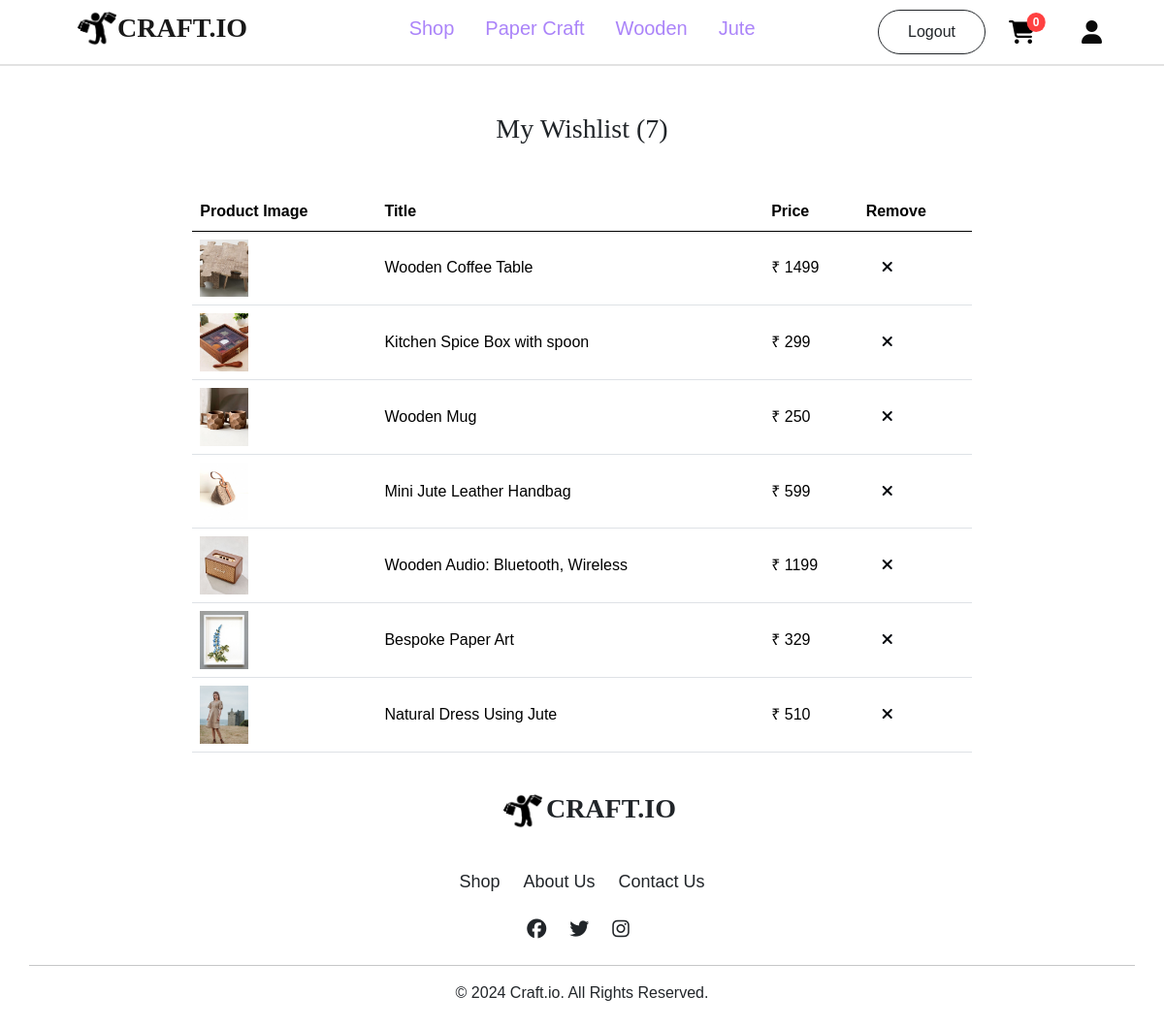
The app's page /customer/wishlist/ (signed in) with its own data.
### account/models.py (models this page shows, shortened)
class Wishlist(models.Model):
    user = models.ForeignKey(User, on_delete=models.CASCADE)
    product = models.ForeignKey(Productss, on_delete=models.CASCADE)

class Productss(models.Model):
    title=models.CharField(max_length=100)
    description=models.CharField(max_length=500)
    price=models.IntegerField()
    offerprice=models.IntegerField()
    image=models.ImageField(upload_to='product_images')
    stock=models.IntegerField()
    ShippingFee=models.CharField(max_length=100,default='Free')
    created_at = models.DateTimeField(default=timezone.now)
    options=(
        ('PaperCraft','PaperCraft'),
        ('Wooden','Wooden'),
        ('Jute','Jute'),
    )
    category=models.CharField(max_length=100,choices=options)

### customer/views.py (the view)
    def inner(request, *args, **kw):
        if request.user.is_authenticated:
            return fn(request, *args, **kw)
        else:
            messages.error(request, 'Please login First!!')
            return redirect('login')

### customer/context_processors.py (called while the page is built)
def item_count(request):
    if request.user.is_authenticated:
        cart_count=Cart.objects.filter(user=request.user).count()
        wishlist_count=Wishlist.objects.filter(user=request.user).count()
        order_count=Orders.objects.filter(user=request.user).count()
        return {'cart':cart_count,'wishlist':wishlist_count,'order':order_count}
    else:
        return {"cart":0,'wishlist':0,"order":0}

### customer/views.py (called while the page is built)
def signin_required(fn):
    def inner(request, *args, **kw):
        if request.user.is_authenticated:
            return fn(request, *args, **kw)
        else:
            messages.error(request, 'Please login First!!')
            return redirect('login')
    return inner

@signin_required
def wishlist_view(request):
    wishlist_items = Wishlist.objects.filter(user=request.user)
    return render(request, 'wishlist.html', {'wishlist_items': wishlist_items})

### customer/templates/wishlist.html
{% extends 'navbar.html' %}
{% block content %}
    {% if wishlist_items %}
    <div class="container mt-5">
        <h3 class="text-center" style="font-family:Cambria, Cochin, Georgia, Times, 'Times New Roman', serif;">My Wishlist
            ({{wishlist}})
        </h3>
    <div class="table-container" style="width: 72%; margin: 0 auto;">
        <table class="table mt-5">
            <thead>
                <tr>
                    <th>Product Image</th>
                    <th>Title</th>
                    <th>Price</th>
                    <th>Remove</th>
                </tr>
            </thead>
            <tbody>
            {% for item in wishlist_items %}
                <tr class="align-middle">
                    <td>
                        <a href="{% url 'pdetail' item.product.id %}">
                            <img src="{{ item.product.image.url }}" alt="{{ item.product.title }}" class="img-fluid" height="50px" width="50px">
                        </a>
                    </td>
                    <td>{{ item.product.title }}</td>
                    <td>&#8377; {{ item.product.offerprice }}</td>
                    <td>
                        <a href="{% url 'remove_from_wishlist' item.product.id %}"  class="ms-3"><i class="fa-solid fa-xmark" style="color: #00040a;"></i></a>
                    </td>
                </tr>
            {% endfor %}
            </tbody>
        </table>
    </div>
</div>
    {% else %}
    <div style="display: flex; justify-content: center; align-items: center; height: 80vh;margin-top: 30px;">
        <img src="https://i.pinimg.com/originals/f6/e4/64/f6e464230662e7fa4c6a4afb92631aed.png" class="img-fluid rounded-top" alt=""/>
    </div>
    {% endif %}
{% endblock content %}

### customer/templates/navbar.html (style rules this page uses)
* { font-family: 'Parkinsans', sans-serif; }

### records on screen
Wishlist: product.image (picture), product "Wooden Coffee Table", product.offerprice "1499"
Wishlist: product.image (picture), product "Kitchen Spice Box with spoon", product.offerprice "299"
Wishlist: product.image (picture), product "Wooden Mug", product.offerprice "250"
Wishlist: product.image (picture), product "Mini Jute Leather Handbag", product.offerprice "599"
Wishlist: product.image (picture), product "Wooden Audio: Bluetooth, Wireless", product.offerprice "1199"
Wishlist: product.image (picture), product "Bespoke Paper Art", product.offerprice "329"
Wishlist: product.image (picture), product "Natural Dress Using Jute", product.offerprice "510"

### other values on screen
{{ cart }} "0"
{{ wishlist }} "7"
